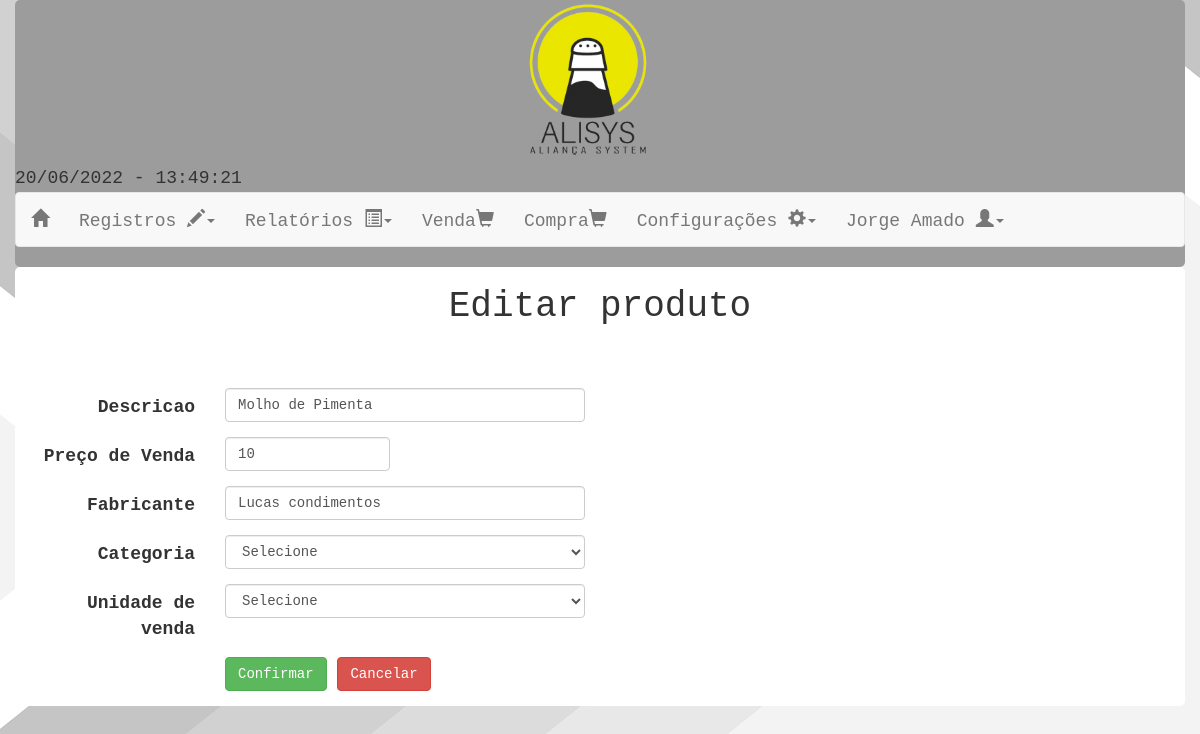
The app's page /AliSys_interface/ManterProduto/Manutencao/Edicao/EditarProduto.php?codigo=1 (signed in) with its own data.
### tables this page shows
create table usuario(
	codigo       int auto_increment primary key,
    nome         varchar(50) not null,
    cpf          varchar(20) not null,
    rg           varchar(20) not null,
    estcivil     varchar(20) not null,
    datanasc     date        not null,
    tipous       varchar(20) not null,
    uf           varchar(2)  not null,
    cidade       varchar(50),
    rua          varchar(50),
    numero       int ,
    email        varchar(60),
    telefone     varchar(20),
    senha        varchar(100) not null
);

create table produto(
	codigo          int not null,
    descricao       varchar(50) not null,
    precovenda      double not null,
    cod_unidade     int,
    fabricante      varchar(20),
    quantidade      int DEFAULT NULL,
    categoria_codigo int,
    primary key (codigo),
    foreign key (categoria_codigo) references categoria(codigo),
    foreign key (cod_unidade) references unidade(codigo)
);

### AliSys_interface/ManterProduto/Manutencao/Edicao/EditarProduto.php (the view, shortened to what this page needs)
<!DOCTYPE html>
<html>
    <head>
        <link rel="stylesheet" href="../../../bootstrap-3.3.6-dist/css/bootstrap.min.css">
    </head>
    <body onload="javascript:exibeDataHora('hora');" style='background-attachment:fixed;' background="../../../imagens/madeira.jpg" bgproperties="fixed">
        <?php
        include '../../../cabeca.php';
        include '../../../ConectaBanco.php';
        $busca = "select * from produto where codigo=" . $_GET['codigo'] . ";";
        $resultado = mysqli_query($conexao, $busca);
        $produto = mysqli_fetch_assoc($resultado);
        echo '
        <div  class="container">
           <form class="form-horizontal" class="text-center" method="POST" action="EditarProdutoMesmo.php?codigo=' . $_GET['codigo'] . '">
                <h1 class="text-center"> Editar produto</h1></br></br>
                <div class="form-group">
                    <label for="descricao" class="col-md-2  control-label">Descricao</label>
                    <div class="col-md-4">
                        <input type="text" name="descricao" class="form-control" required value="' . $produto['descricao'] . '" id="descricao" maxlength="50" placeholder="">
                    </div>
                </div>
                <div class="form-group">
                    <label for="precovenda" class="col-md-2  control-label">Preço de Venda</label>
                    <div class="col-md-2">
                        <input type="number" class="form-control" name="precovenda" value="' . $produto['precovenda'] . '" required step="0.01" min="0" id="precovenda" >
                    </div>
                </div>';
        echo'<div class="form-group">
                    <label for="fabricante" class="col-md-2  control-label">Fabricante</label>
                    <div class="col-md-4">
                        <input type="text" class="form-control" value="' . $produto['fabricante'] . '"name="fabricante" required maxlength="20" id="fabricante" placeholder="">
                    </div>
                </div>
                <div class="form-group">
                    <label for="categoria_codigo" class="col-md-2  control-label">Categoria</label>
                    <div class="col-md-4">
                        <select class="form-control" name="categoria_codigo" id="uf">';
        echo "<option value='null'>Selecione</option>";
                echo' </select>
                            </div>
                        </div>
                <div class="form-group">
                    <label for="cod_unidade" class="col-md-2  control-label">Unidade de venda</label>
                    <div class="col-md-4">
                        <select class="form-control" name="cod_unidade" id="uf">
                           ';
                echo '<option value="null">Selecione</option>';
                echo'</select>
                    </div>
               </div>';
        echo"<div class='form-group'>
                    <div class='col-md-offset-2 col-sm-4'>
                        <button type='submit' class='btn btn-success'>Confirmar</button>
                        <a class='btn btn-danger' href = '../../Pesquisa/ManterProduto.php' >Cancelar</a>
                    </div>
                </div>
            </form>
        </div>";
        ?>
    </body>
</html>

### AliSys_interface/cabeca.php (shortened to what this page needs)
<?php
$raiz = $_SERVER['DOCUMENT_ROOT'];
include $raiz . '/AliSys_interface/ConectaBanco.php';
?>
<div  class="container"  style='background-color: #9C9C9C '>
    <div class="col-lg-offset-5">
        <img  style="width: 25%" src="/AliSys_interface/imagens/logo1.png" />
    </div>
    <div class="row" >
<div  id="hora"></div>
        <nav class="navbar navbar-default ">
            <div  >
                <div class="navbar-header">
                    <a class="navbar-brand" href="/Alisys_interface/Inicio.php"> <span class="glyphicon glyphicon-home"></span></a>
                </div>
                <div class="collapse navbar-collapse">
                    <ul class="nav navbar-nav">
                        <li class="dropdown">
                            <a href="#" class="dropdown-toggle" data-toggle="dropdown" role="button" aria-haspopup="true" aria-expanded="false">Registros <span class="glyphicon glyphicon-pencil"></span><span class="caret"></span></a>
                        </li>
                        <li class="dropdown">
                            <a href="#" class="dropdown-toggle" data-toggle="dropdown" role="button" aria-haspopup="true" aria-expanded="false">Relatórios <span class="glyphicon glyphicon-list-alt"></span><span class="caret"></span></a>
                        </li>
                        <li class="dropdown">
                            <a href="/AliSys_interface/Venda/Realizar/FormVenda.php" aria-haspopup="true" aria-expanded="false">Venda<span class="glyphicon glyphicon-shopping-cart"></span></a>
                        </li>
                        <li class="dropdown">
                            <a href="/AliSys_interface/Compra/Realizar/FormCompra.php" aria-haspopup="true" aria-expanded="false">Compra<span class="glyphicon glyphicon-shopping-cart"></span></a>
                        </li>
                        <li class="dropdown">
                            <a href="#" class="dropdown-toggle" data-toggle="dropdown" role="button" aria-haspopup="true" aria-expanded="false">Configurações <span class="glyphicon glyphicon-cog"></span><span class="caret"></span></a>
                        </li>
                        <?php
                        if (isset($_SESSION['user'])) {
                            $que = $_SESSION['user'];
                            $busca = "select * from usuario where cpf= $que;";
                            $resultado = mysqli_query($conexao, $busca);
                            $usuario = mysqli_fetch_assoc($resultado);
                            echo '
                                                <li class="dropdown">
                                                     <a  data-toggle="dropdown" role="button" aria-haspopup="true" aria-expanded="false">
                                                      ' . $usuario['nome'] . ' <span class="glyphicon glyphicon-user dropdown-toggle"></span><span class="caret"></span></a>
                                                    <ul class="dropdown-menu">
                                                        <li><a href="/AliSys_interface/ManterUsuario/Manutencao/Edicao/VizualizarPerfil.php">Visualizar Perfil</a></li>
                                                        <li><a href="/AliSys_interface/ManterUsuario/Manutencao/Edicao/EditarUsuario.php?cpf=' . $_SESSION['user'] . '">Editar Perfil</a></li>
                                                        <li><a href="/AliSys_interface/Login/Logout.php">Sair</a></li>
                                                    </ul>
                                                </li>';
                        }
                        ?>
                    </ul>
                </div>
            </div>
        </nav>
    </div>
</div>

### records on screen
usuario: nome "Jorge Amado"
produto: descricao "Molho de Pimenta", precovenda "10", fabricante "Lucas condimentos"
